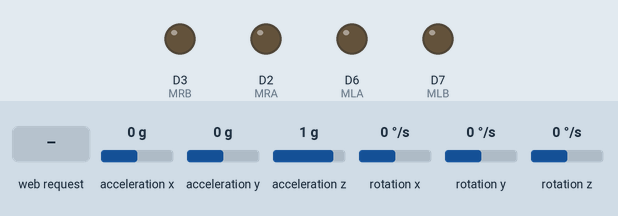
Recording of a program running on a simulated ESP8266 (Wemos D1 mini). On the bench: output pins drawn as LEDs (lit = HIGH). Wiring (inferred from the names in the program): MPU-6050 motion sensor at I2C address 0x68. Inputs (shaded band) come from the test bench; at power-on: acceleration x 0 g, acceleration y 0 g, acceleration z 1 g, rotation x 0 °/s, rotation y 0 °/s, rotation z 0 °/s. WiFi joins after 1.5 s; servers stay silent unless stated; what the program prints to the serial monitor is not drawn.

Above: at 3.7 s.
3.8 s: HTTP request GET /forward received
At 4.9 s:
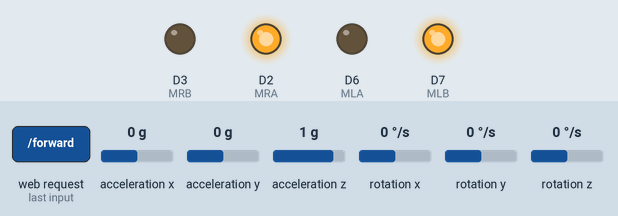
5.3 s: HTTP request GET /backward received
At 6.1 s:
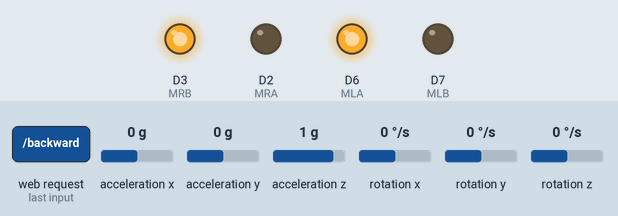
6.8 s: HTTP request GET /stop received
At 7.1 s:
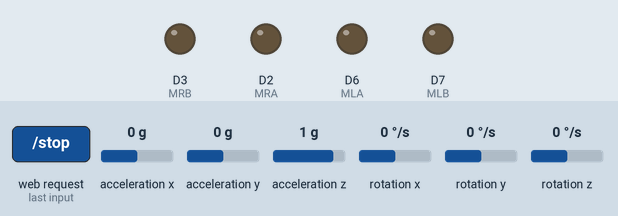
Timing chart, 0 to 9.8 s (numbered marks = the images above; inputs shaded):
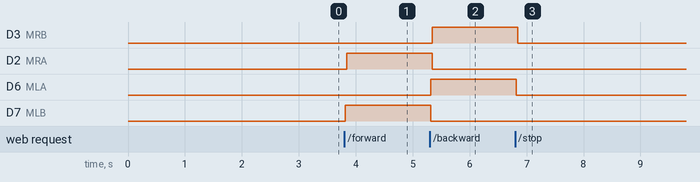

Measured:
- after the input at 3.8 s, D2 (MRA), D7 (MLB): LOW → HIGH at once
- after the input at 5.3 s, D3 (MRB), D6 (MLA): LOW → HIGH at once; D2 (MRA), D7 (MLB): HIGH → LOW at once
- after the input at 6.8 s, D3 (MRB), D6 (MLA): HIGH → LOW at once

The program:

main.cpp
```cpp
// MPU-6050 Short Example Sketch
// By Arduino User JohnChi
// August 17, 2014
// Public Domain
#include <Arduino.h>
#include "MPU6050.h"


#include <ESP8266WiFi.h>
#include <WiFiClient.h>
#include <ESP8266WebServer.h>

#define SSID "MOVISTAR_79F5"
#define PASSWORD "43811ab22edb86ee3e65"

#define MPU_ADD 0x68  // I2C address of the MPU-6050
#define SDA_PIN D4
#define SCL_PIN D5

#define MLA D6 // Left Motor direction (A)
#define MLB D7 // Left Motor speed (B)
#define MRA D2 // Right Motor direction (A)
#define MRB D3 // Right Motor speed (B)
#define MPU_SDA D4 // Data line for I2C
#define MPU_SCL D5 // Clock line for I2C

#define LEFT 0
#define RIGHT 1
#define FORWARD 0
#define BACKWARD 1
#define STOP -1

#define DIR_CHANGE_TIMEOUT 500

#define INVERT_LEFT false
#define INVERT_RIGHT true

#define FAST PWMRANGE
#define LOG_ACC false

#define PWMFREQ 50 // 1khz by default
#define DEBUG false

// Direction of the motors
int dir = STOP;
int oldDir = STOP;

MPU6050 mpu;
ESP8266WebServer server(80);

String style = "<style>body{background-color:#b2dfdb;} a{margin:.8em;display:block;text-align: center;padding: .8em 3em; background: green;width: 150px;padding: .8em 3em;color:white;text-decoration:none;border-radius: 1em;}</style>";

String page = "<html>"+style+
  "<a href=\"forward\">Forward</a><a href=\"backward\">Backward</a><a href=\"stop\">Stop</a></html>";


void writeMotor(int motor, int direction, float speed) {
  if (direction == STOP) {
    writeMotor(motor, FORWARD, 0);
    return;
  }

  int low = MLA;
  int pwm = MLB;
  if (motor == RIGHT) {
    low = MRA;
    pwm = MRB;
  }
  if (direction == BACKWARD) { int tmp = low; low = pwm; pwm = tmp; }
  if (motor == LEFT && INVERT_LEFT
    || motor == RIGHT && INVERT_RIGHT) {
      int tmp = low; low = pwm; pwm = tmp;
  }

  Serial.print("Writing low: ");
  Serial.print(low);
  Serial.print(", pwm: ");
  Serial.print(pwm);
  Serial.print(", speed: ");
  Serial.println(speed);

  analogWrite(low, 0);
  analogWrite(pwm, (int)(speed));

  /*int min = PWMRANGE * MIN_SPEED;
  int range = (PWMRANGE-min)*speed;
  analogWrite(pwm, (int)(min+range));*/
}

void writeMotors(int direction, float speed) {
  writeMotor(LEFT, direction, speed);
  writeMotor(RIGHT, direction, speed);
}

void moveRobot() {
  if (dir == oldDir) return;
  oldDir = dir;
  Serial.print("New dir: ");
  Serial.println(dir);

  if (DEBUG) {
    Serial.print("Dir: ");
    Serial.print(dir);
  }
  writeMotors(dir, FAST);
}


void setup() {
  Serial.begin(9600);

  //analogWriteFreq(PWMFREQ);

  delay(1000);
  // WiFi
  WiFi.begin(SSID, PASSWORD);
  // Wait for connection
  while (WiFi.status() != WL_CONNECTED) {
    delay(500);
    Serial.print(".");
  }
  Serial.println("");
  Serial.print("Connected to ");
  Serial.println(SSID);
  Serial.print("IP address: ");
  Serial.println(WiFi.localIP());

  server.on("/", [](){
      server.send(200, "text/html", page);
  });

  server.on("/forward", [](){
    dir = FORWARD;
    Serial.println("fwd");
    server.send(200, "text/html", page);
  });

  server.on("/backward", [](){
    dir = BACKWARD;
    Serial.println("back");
    server.send(200, "text/html", page);
  });

  server.on("/stop", [](){
    dir = STOP;
    Serial.println("Stop");
    server.send(200, "text/html", page);
  });

  server.begin();


  mpu.begin(SDA_PIN, SCL_PIN);

  // Motors
  pinMode(MLA, OUTPUT);
  pinMode(MLB, OUTPUT);
  pinMode(MRA, OUTPUT);
  pinMode(MRB, OUTPUT);
}

unsigned long lastPrintAccelTime = 0;
void printAccelerometer() {
  // Don't flood the serial monitor
  if (millis() - lastPrintAccelTime < 5000) return;
  lastPrintAccelTime = millis();

  Serial.print("acc = "); Serial.print(mpu.acc[0]);
  Serial.print(","); Serial.print(mpu.acc[1]);
  Serial.print(","); Serial.print(mpu.acc[2]);
  Serial.print(" | gyro = "); Serial.print(mpu.gyro[0]);
  Serial.print(","); Serial.print(mpu.gyro[1]);
  Serial.print(","); Serial.println(mpu.gyro[2]);
}

void loop(){
  mpu.loop();
  if (LOG_ACC) printAccelerometer();

  moveRobot();
  server.handleClient();
  delay(10);
}
```

MPU6050.cpp
```cpp
#include <MPU6050.h>
#include <Wire.h>


MPU6050::MPU6050() {
}

void MPU6050::begin(int sda, int scl) {
  this->sda = sda;
  this->scl = scl;
  this->addr = 0x68;

  Wire.begin(sda, scl); // sda, scl
  Wire.beginTransmission(this->addr);
  Wire.write(0x6B);  // PWR_MGMT_1 register
  Wire.write(0);     // set to zero (wakes up the MPU-6050)
  Wire.endTransmission(true);
}


void MPU6050::loop() {
  Wire.beginTransmission(this->addr);
  Wire.write(0x3B);  // starting with register 0x3B (ACCEL_XOUT_H)
  Wire.endTransmission(false);
  Wire.requestFrom(this->addr,14,true);  // request a total of 14 registers
  acc[0]=Wire.read()<<8|Wire.read();  // 0x3B (ACCEL_XOUT_H) & 0x3C (ACCEL_XOUT_L)
  acc[1]=Wire.read()<<8|Wire.read();  // 0x3D (ACCEL_YOUT_H) & 0x3E (ACCEL_YOUT_L)
  acc[2]=Wire.read()<<8|Wire.read();  // 0x3F (ACCEL_ZOUT_H) & 0x40 (ACCEL_ZOUT_L)
  int temperature =Wire.read()<<8|Wire.read();  // 0x41 (TEMP_OUT_H) & 0x42 (TEMP_OUT_L)
  gyro[0]=Wire.read()<<8|Wire.read();  // 0x43 (GYRO_XOUT_H) & 0x44 (GYRO_XOUT_L)
  gyro[1]=Wire.read()<<8|Wire.read();  // 0x45 (GYRO_YOUT_H) & 0x46 (GYRO_YOUT_L)
  gyro[2]=Wire.read()<<8|Wire.read();  // 0x47 (GYRO_ZOUT_H) & 0x48 (GYRO_ZOUT_L)
}
```

MPU6050.h
```cpp
#ifndef __ACCELEROMETER_H__
#define __ACCELEROMETER_H__

#include <Arduino.h>

class MPU6050 {
public:
  int16_t acc[3];
  int16_t gyro[3];

  MPU6050();

  void begin(int sda, int scl);


  void loop();

  inline void begin(int rate) {
    this->sampleRate = rate;
  };
private:
  int addr;
  int sda;
  int scl;
  int sampleRate;

};


#endif /* __ACCELEROMETER_H__ */
```
